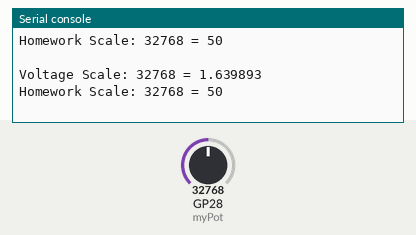
Recording of a program running on a simulated Raspberry Pi Pico running MicroPython. Shown: the last lines printed to the serial console. Inputs (shaded band) come from the test bench; at power-on: GP28 (myPot) = 32768 (analog values on the 0–65535 scale).

Above: at 1.2 s.
1.3 s: GP28 (myPot) set to 45874
At 2.4 s:
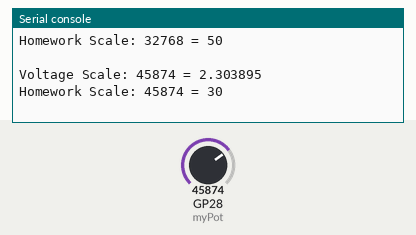
2.8 s: GP28 (myPot) set to 57670
At 3.8 s:
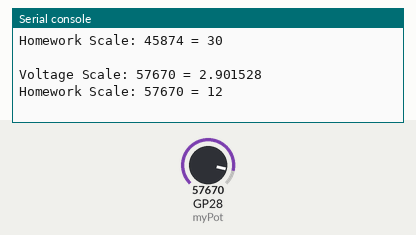
Timing chart, 0 to 5.8 s (numbered marks = the images above; inputs shaded):
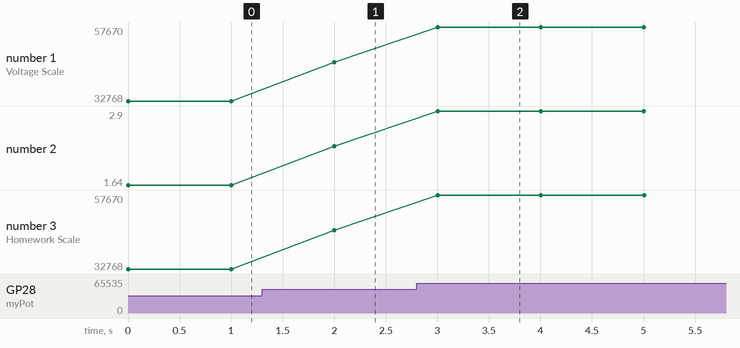

Measured:
- after the input at 1.3 s, the serial console: prints a new line after 0.70 s (image 1)
- after the input at 2.8 s, the serial console: prints a new line after 0.20 s (image 2)
- plotted number 1: 32768 → 45874 after the input at 1.3 s, 45874 → 57670 after the input at 2.8 s
- plotted number 2: 1.64 → 2.3 after the input at 1.3 s, 2.3 → 2.9 after the input at 2.8 s
- plotted number 3: 32768 → 45874 after the input at 1.3 s, 45874 → 57670 after the input at 2.8 s

The program:

read_potentiometer.py
```python
# Program to read a potentiometer
# HW for Pico Lesson 5
# Lori Pfahler
# April 2023


# import modules
import machine
from utime import sleep

# setup potentiometers on ADC pins: ADC0 and ADC1
myPot = machine.ADC(28)

# function to scale x to y based on range of x and y
def scale(value, x1, x2, y1, y2):
    slope = (y2 - y1)/(x2 - x1)
    scaled_value = slope * (value - x1) + y1
    return(scaled_value)

while True:
    # read potentiometers
    potValue = myPot.read_u16()
    # read voltage scale
    voltage = scale(potValue, 400, 65535, 0, 3.3)
    # HW challenge scale y1 = 100, y2 = 0 - negative slope
    hwValue = int(scale(potValue, 400, 65535, 100, 0))
    # print values to shell
    print('Voltage Scale:', potValue, '=', voltage)
    print('Homework Scale:', potValue, '=', hwValue, '\n')
    sleep(1)
```
